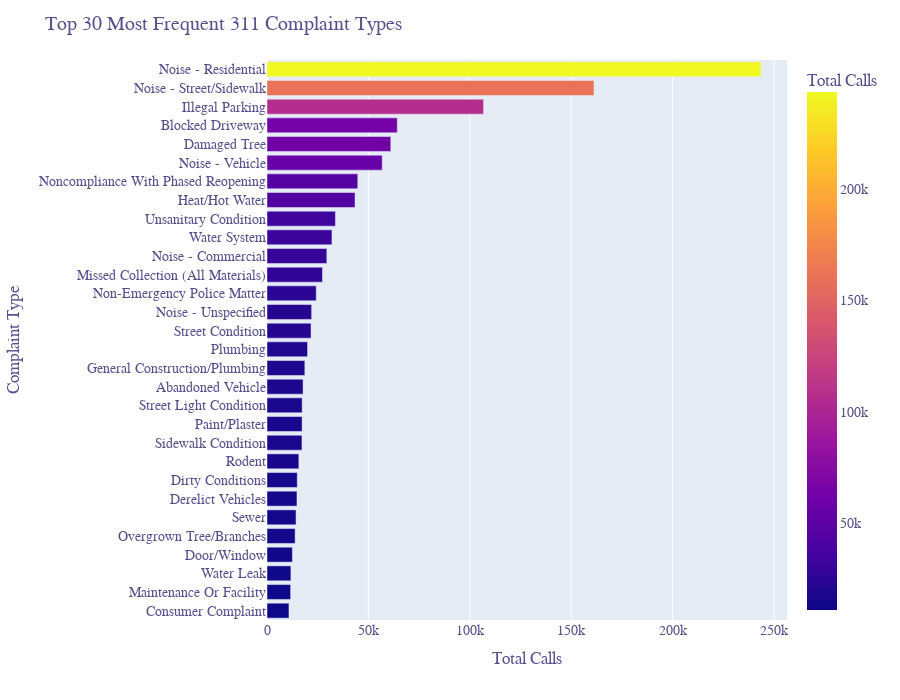

The code cell stored with this chart in its notebook:
### Markdown cell above
We'll use Plotly horizontal bar charts to visualize the distribution of calls across different complaint and agency categories. The top 30 most frequent complaint types and their corresponding counts are assigned to y and x lists, respectively. The lists are reversed so that the most frequent complaint types appear at the top of the chart. Then, the lists are converted to a dataframe and plotted with ```plotly.express.bar```.

### Code cell
complaint_type_x = list(df["complaint_type"].value_counts()[0:30])
complaint_type_y = list(df["complaint_type"].value_counts()[0:30].index)

complaint_type_x.reverse()
complaint_type_y.reverse()

complaint_type_count_df = pd.DataFrame({"Total Calls": complaint_type_x, "Complaint Type": complaint_type_y})

complaint_type_fig = px.bar(complaint_type_count_df, x="Total Calls", y="Complaint Type", 
             orientation='h',
             height=700, color = "Total Calls",
             color_discrete_sequence = px.colors.sequential.thermal)

complaint_type_fig.update_layout(hovermode='x',
                  title="Top 30 Most Frequent 311 Complaint Types",
                  font=dict(family="silom",
                  size=14, color="#58508d"))

complaint_type_fig.show()

### Figure 1 — Plotly figure (JSON) as saved in the notebook; plotly's stock layout.template omitted (floating-point values rounded to 4 significant figures)
{"data": [{"textposition": "auto", "hovertemplate": "Total Calls=%{marker.color}<br>Complaint Type=%{y}", "showlegend": false, "legendgroup": "", "name": "", "yaxis": "y", "y": ["Consumer Complaint", "Maintenance Or Facility", "Water Leak", "Door/Window", "Overgrown Tree/Branches", "Sewer", "Derelict Vehicles", "Dirty Conditions", "Rodent", "Sidewalk Condition", "Paint/Plaster", "Street Light Condition", "Abandoned Vehicle", "General Construction/Plumbing", "Plumbing", "Street Condition", "Noise - Unspecified", "Non-Emergency Police Matter", "Missed Collection (All Materials)", "Noise - Commercial", "Water System", "Unsanitary Condition", "Heat/Hot Water", "Noncompliance With Phased Reopening", "Noise - Vehicle", "Damaged Tree", "Blocked Driveway", "Illegal Parking", "Noise - Street/Sidewalk", "Noise - Residential"], "hoverlabel": {"namelength": 0}, "offsetgroup": "", "xaxis": "x", "marker": {"color": [10831, 11661, 11784, 12529, 13866, 14323, 14778, 14920, 15711, 17242, 17322, 17336, 17794, 18666, 19994, 21709, 22019, 24289, 27367, 29512, 32041, 33744, 43414, 44773, 56833, 61064, 64249, 106803, 161295, 243649], "coloraxis": "coloraxis"}, "x": [10831, 11661, 11784, 12529, 13866, 14323, 14778, 14920, 15711, 17242, 17322, 17336, 17794, 18666, 19994, 21709, 22019, 24289, 27367, 29512, 32041, 33744, 43414, 44773, 56833, 61064, 64249, 106803, 161295, 243649], "alignmentgroup": "True", "type": "bar", "orientation": "h"}], "layout": {"xaxis": {"domain": [0, 1], "anchor": "y", "title": {"text": "Total Calls"}}, "title": {"text": "Top 30 Most Frequent 311 Complaint Types"}, "yaxis": {"domain": [0, 1], "anchor": "x", "title": {"text": "Complaint Type"}}, "height": 700, "barmode": "relative", "hovermode": "x", "font": {"color": "#58508d", "family": "silom", "size": 14}, "margin": {"t": 60}, "legend": {"tracegroupgap": 0}, "coloraxis": {"colorbar": {"title": {"text": "Total Calls"}}, "colorscale": [[0, "#0d0887"], [0.1111, "#46039f"], [0.2222, "#7201a8"], [0.3333, "#9c179e"], [0.4444, "#bd3786"], [0.5556, "#d8576b"], [0.6667, "#ed7953"], [0.7778, "#fb9f3a"], [0.8889, "#fdca26"], [1, "#f0f921"]]}}}
